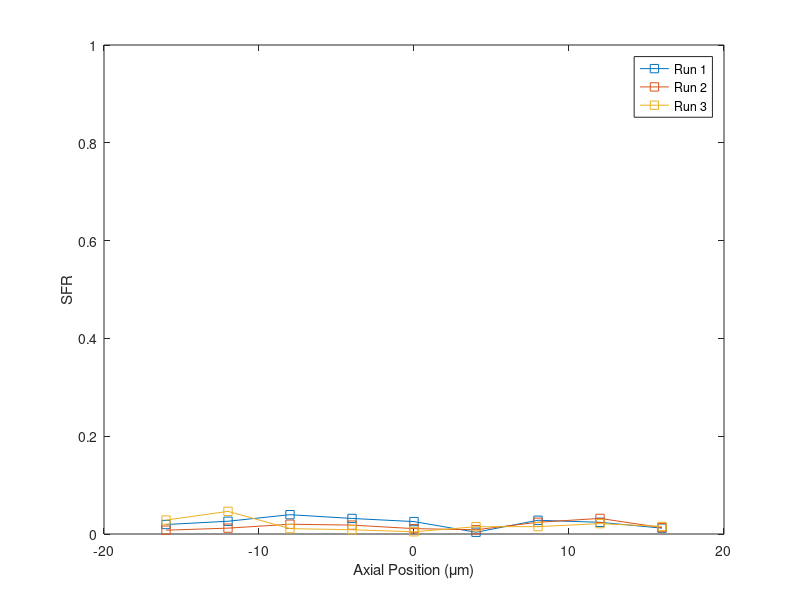

Write MATLAB code to recreate this figure.
clear all

X=[-16 -8 -4 0 4 8 16];
X=[-16 -12 -8 -4 0 4 8 12 16];

Y=[0.3 0.46 0.74 0.72 0.47 0.39 0.49; 
    0.42 0.613 0.7945 0.76 0.48 0.51 0.67;
    %0.58 0.75 0.68 0.43 0.41 0.55 0.11;
   %0.48 0.85 0.39 0.42 0.52 0.59 0.17;
   0.32 0.43 0.55 0.78 0.62 0.43 0.29];


Y=[0.0194 0.0261 0.0395 0.0318 0.0254 0.0036 0.0281 0.0239 0.012; 
    0.0078 0.012 0.02 0.0182 0.011 0.0087 0.024 0.0319 0.013;
    %0.58 0.75 0.68 0.43 0.41 0.55 0.11;
   %0.48 0.85 0.39 0.42 0.52 0.59 0.17;
   0.0285 0.0463 0.011 0.0087 0.00457 0.0149 0.0151 0.0212 0.0155];



plot(X,Y,'-s');

xlabel('Axial Position (\mum)');
ylabel('SFR');
ylim([0 1]);

legend('Run 1','Run 2','Run 3');
